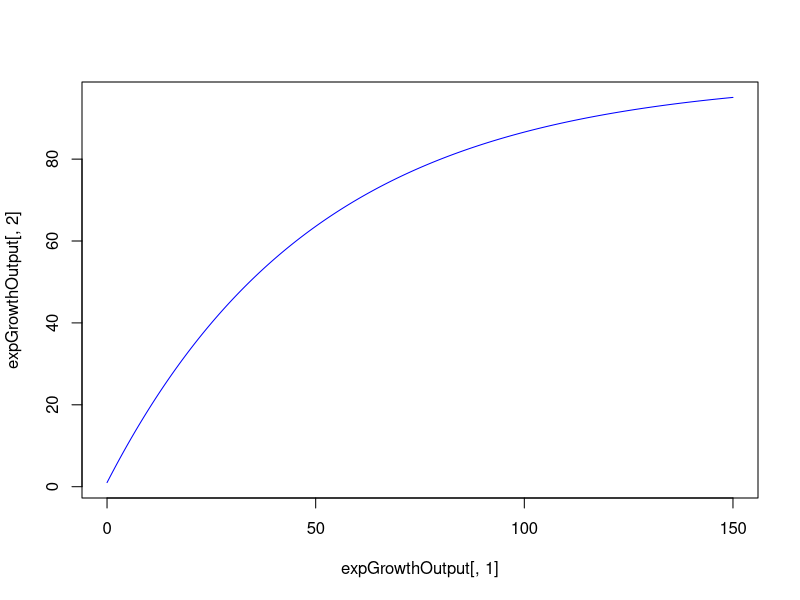

Write the R code that produced this figure.
#Writing a logistic growth model in continuous time

library(deSolve)

expGrowthODE<-function(tt,yy,pars){
  derivs<-pars['rr']*(1-(yy/pars['kk']))
  return(list(derivs))
}

init<-1
tseq<-seq(0,150, by =0.1)
pars<- c(rr=2, kk=100)
pars['rr']

expGrowthOutput<-lsoda(init, tseq, expGrowthODE, pars)
#output for this expGrowth model coming from the function expGrowthODE and its parameters


head(expGrowthOutput)
#yield:
#     time        1
#[1,] 0.00 1.000000
#[2,] 0.01 1.001001
#[3,] 0.02 1.002002
#[4,] 0.03 1.003005
#[5,] 0.04 1.004008
#[6,] 0.05 1.005013

plot(expGrowthOutput[,1], expGrowthOutput[,2],col="blue", type="l")
#the "type" is an L, not a 1

####SUCCESS!!!!##########
